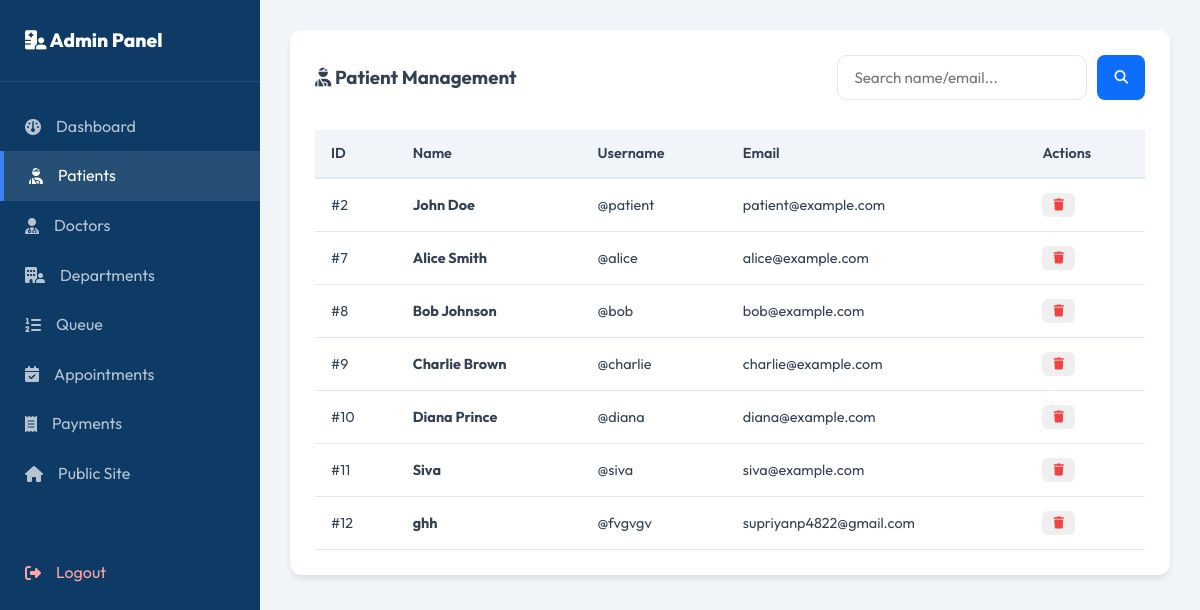
Screenshot of /admin/patients (signed in) with the database file from the repository.
### models.py (models this page shows, shortened)
class User(UserMixin, db.Model):
    __tablename__ = 'users'
    id = db.Column(db.Integer, primary_key=True)
    username = db.Column(db.String(80), unique=True, nullable=False)
    email = db.Column(db.String(120), unique=True, nullable=False)
    password_hash = db.Column(db.String(256), nullable=False)
    role = db.Column(db.String(20), nullable=False)  # 'patient', 'doctor', 'admin'
    name = db.Column(db.String(100), nullable=False)

### routes/admin.py (the view)
    def decorated_function(*args, **kwargs):
        if not current_user.is_authenticated or current_user.role != 'admin':
            flash("Unauthorized access.", "danger")
            return redirect(url_for('dash.index'))
        return f(*args, **kwargs)

### routes/admin.py (called while the page is built)
def admin_required(f):
    def decorated_function(*args, **kwargs):
        if not current_user.is_authenticated or current_user.role != 'admin':
            flash("Unauthorized access.", "danger")
            return redirect(url_for('dash.index'))
        return f(*args, **kwargs)
    decorated_function.__name__ = f.__name__
    return decorated_function

@admin_bp.route('/patients')
@login_required
@admin_required
def patients():
    search = request.args.get('search', '')
    if search:
        patients_list = User.query.filter(
            User.role == 'patient',
            (User.name.ilike(f'%{search}%')) | (User.email.ilike(f'%{search}%')) | (User.username.ilike(f'%{search}%'))
        ).all()
    else:
        patients_list = User.query.filter_by(role='patient').all()
    return render_template('admin/patients.html', patients=patients_list, search=search)

### templates/admin/patients.html (shortened to what this page needs)
{% extends 'admin/base.html' %}
{% block content %}
<div class="admin-card">
    <div style="display: flex; justify-content: space-between; align-items: center; margin-bottom: 20px;">
        <h3><i class="fa-solid fa-user-injured"></i> Patient Management</h3>
        <form action="{{ url_for('admin.patients') }}" method="GET" style="display: flex; gap: 10px;">
            <input type="text" name="search" placeholder="Search name/email..." class="form-control" style="width: 250px;" value="{{ search }}">
            <button type="submit" class="btn btn-primary btn-sm"><i class="fa-solid fa-search"></i></button>
        </form>
    </div>
    <div class="table-responsive">
        <table class="table">
            <thead>
                <tr>
                    <th>ID</th>
                    <th>Name</th>
                    <th>Username</th>
                    <th>Email</th>
                    <th>Actions</th>
                </tr>
            </thead>
            <tbody>
                {% for patient in patients %}
                <tr>
                    <td>#{{ patient.id }}</td>
                    <td><strong>{{ patient.name }}</strong></td>
                    <td>@{{ patient.username }}</td>
                    <td>{{ patient.email }}</td>
                    <td>
                        <form action="{{ url_for('admin.delete_patient', user_id=patient.id) }}" method="POST" style="display:inline;" onsubmit="return confirm('Delete this patient?');">
                            <button type="submit" class="btn btn-xs" style="color: #ef4444;"><i class="fa-solid fa-trash"></i></button>
                        </form>
                    </td>
                </tr>
                {% endfor %}
            </tbody>
        </table>
    </div>
</div>
{% endblock %}

### static/css/style.css (style rules this page uses)
:root { --primary: #0d6efd; --primary-hover: #084298; --primary-light: rgba(13, 110, 253, 0.08); --secondary: #0d3b66; --success: #10b981; --warning: #f59e0b; --danger: #ef4444; --info: #06b6d4; --dark: #0f172a; --light: #f8fbff; --white: #ffffff; --slate-100: #f1f5f9; --slate-200: #e2e8f0; --slate-300: #cbd5e1; --slate-500: #64748b; --slate-700: #334155; --shadow-sm: 0 1px 2px 0 rgba(0, 0, 0, 0.05); --shadow: 0 4px 6px -1px rgba(0, 0, 0, 0.1), 0 2px 4px -2px rgba(0, 0, 0, 0.1); --shadow-lg: 0 10px 25px -3px rgba(0, 0, 0, 0.05), 0 4px 6px -4px rgba(0, 0, 0, 0.05); --shadow-xl: 0 20px 25px -5px rgba(0, 0, 0, 0.08), 0 8px 10px -6px rgba(0, 0, 0, 0.08); --transition: all 0.3s cubic-bezier(0.4, 0, 0.2, 1); --font: 'Outfit', sans-serif; }
* { margin: 0; padding: 0; box-sizing: border-box; }
body { font-family: var(--font); background-color: var(--light); color: var(--slate-700); line-height: 1.6; min-height: 100vh; display: flex; flex-direction: column; }
.btn { display: inline-flex; align-items: center; justify-content: center; gap: 8px; font-family: var(--font); font-weight: 600; padding: 12px 24px; border-radius: 10px; border: 1px solid transparent; cursor: pointer; transition: var(--transition); font-size: 0.95rem; }
.btn-primary { background-color: var(--primary); color: var(--white); }
.btn-sm { padding: 8px 16px; font-size: 0.85rem; border-radius: 8px; }
.btn-xs { padding: 5px 10px; font-size: 0.75rem; border-radius: 6px; }
.form-control { width: 100%; padding: 12px 16px; border: 1.5px solid var(--slate-200); background-color: var(--white); border-radius: 10px; font-family: var(--font); font-size: 0.95rem; transition: var(--transition); color: var(--slate-700); }
.table-responsive { overflow-x: auto; width: 100%; }
.table { width: 100%; border-collapse: collapse; margin-top: 10px; font-size: 0.9rem; text-align: left; }
.table th { background-color: var(--slate-100); color: var(--slate-700); font-weight: 600; padding: 12px 16px; border-bottom: 2px solid var(--slate-200); }
.table td { padding: 14px 16px; border-bottom: 1px solid var(--slate-200); }

### templates/admin/base.html (style rules this page uses)
body { display: flex; min-height: 100vh; background: #f1f5f9; }
.admin-card { background: white; border-radius: 12px; padding: 25px; box-shadow: 0 4px 6px -1px rgba(0,0,0,0.1); margin-bottom: 30px; }

### rows the page displays
User: id "2", name "John Doe", username "patient", email "patient@example.com"
User: id "7", name "Alice Smith", username "alice", email "alice@example.com"
User: id "8", name "Bob Johnson", username "bob", email "bob@example.com"
User: id "9", name "Charlie Brown", username "charlie", email "charlie@example.com"
User: id "10", name "Diana Prince", username "diana", email "diana@example.com"
User: id "11", name "Siva", username "siva", email "siva@example.com"
User: id "12", name "ghh", username "fvgvgv", email "supriyanp4822@gmail.com"
